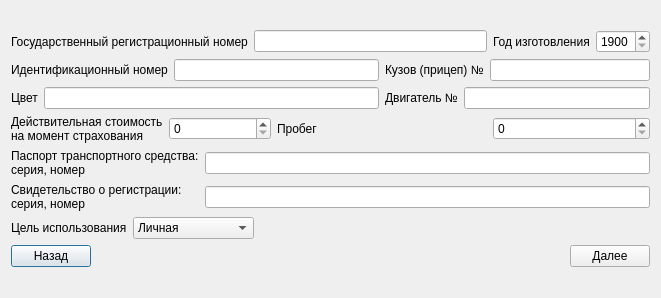
<?xml version="1.0" encoding="UTF-8"?>
<ui version="4.0">
 <class>CascoTsInfoDialog</class>
 <widget class="QDialog" name="CascoTsInfoDialog">
  <property name="geometry">
   <rect>
    <x>0</x>
    <y>0</y>
    <width>661</width>
    <height>298</height>
   </rect>
  </property>
  <property name="windowTitle">
   <string>Dialog</string>
  </property>
  <layout class="QVBoxLayout" name="verticalLayout_2">
   <item>
    <layout class="QVBoxLayout" name="verticalLayout">
     <item>
      <layout class="QGridLayout" name="gridLayout">
       <item row="0" column="0" colspan="4">
        <layout class="QHBoxLayout" name="horizontalLayout_2">
         <item>
          <widget class="QLabel" name="label_7">
           <property name="text">
            <string>Государственный регистрационный номер</string>
           </property>
          </widget>
         </item>
         <item>
          <widget class="QLineEdit" name="gosNumber"/>
         </item>
        </layout>
       </item>
       <item row="0" column="4">
        <layout class="QHBoxLayout" name="horizontalLayout_3">
         <item>
          <widget class="QLabel" name="label_4">
           <property name="text">
            <string>Год изготовления</string>
           </property>
          </widget>
         </item>
         <item>
          <widget class="QSpinBox" name="yearSpinBox">
           <property name="sizePolicy">
            <sizepolicy hsizetype="Minimum" vsizetype="Fixed">
             <horstretch>0</horstretch>
             <verstretch>0</verstretch>
            </sizepolicy>
           </property>
           <property name="minimum">
            <number>1900</number>
           </property>
           <property name="maximum">
            <number>2013</number>
           </property>
          </widget>
         </item>
        </layout>
       </item>
       <item row="1" column="0" colspan="3">
        <layout class="QHBoxLayout" name="horizontalLayout">
         <item>
          <widget class="QLabel" name="label_2">
           <property name="text">
            <string>Идентификационный номер</string>
           </property>
          </widget>
         </item>
         <item>
          <widget class="QLineEdit" name="vinLineEdit"/>
         </item>
        </layout>
       </item>
       <item row="1" column="3" colspan="2">
        <layout class="QHBoxLayout" name="horizontalLayout_4">
         <item>
          <widget class="QLabel" name="label_9">
           <property name="text">
            <string>Кузов (прицеп) №</string>
           </property>
          </widget>
         </item>
         <item>
          <widget class="QLineEdit" name="trackLineEdit"/>
         </item>
        </layout>
       </item>
       <item row="2" column="0" colspan="3">
        <layout class="QHBoxLayout" name="horizontalLayout_5">
         <item>
          <widget class="QLabel" name="label">
           <property name="text">
            <string>Цвет</string>
           </property>
          </widget>
         </item>
         <item>
          <widget class="QLineEdit" name="color"/>
         </item>
        </layout>
       </item>
       <item row="2" column="3" colspan="2">
        <layout class="QHBoxLayout" name="horizontalLayout_6">
         <item>
          <widget class="QLabel" name="label_3">
           <property name="text">
            <string>Двигатель №</string>
           </property>
          </widget>
         </item>
         <item>
          <widget class="QLineEdit" name="engineNum"/>
         </item>
        </layout>
       </item>
       <item row="3" column="0">
        <widget class="QLabel" name="label_5">
         <property name="text">
          <string>Действительная стоимость 
на момент страхования</string>
         </property>
        </widget>
       </item>
       <item row="3" column="1">
        <widget class="QSpinBox" name="spinBox">
         <property name="maximum">
          <number>100000000</number>
         </property>
        </widget>
       </item>
       <item row="3" column="2" colspan="2">
        <widget class="QLabel" name="label_8">
         <property name="text">
          <string>Пробег</string>
         </property>
        </widget>
       </item>
       <item row="3" column="4">
        <widget class="QSpinBox" name="mileage">
         <property name="maximum">
          <number>1000000</number>
         </property>
        </widget>
       </item>
      </layout>
     </item>
     <item>
      <layout class="QGridLayout" name="gridLayout_2">
       <item row="0" column="0">
        <widget class="QLabel" name="label_6">
         <property name="text">
          <string>Паспорт транспортного средства:
серия, номер</string>
         </property>
        </widget>
       </item>
       <item row="0" column="1">
        <widget class="QLineEdit" name="ptsData"/>
       </item>
       <item row="1" column="0">
        <widget class="QLabel" name="label_10">
         <property name="text">
          <string>Свидетельство о регистрации:
серия, номер</string>
         </property>
        </widget>
       </item>
       <item row="1" column="1">
        <widget class="QLineEdit" name="stsData"/>
       </item>
      </layout>
     </item>
     <item>
      <layout class="QHBoxLayout" name="horizontalLayout_7">
       <item>
        <widget class="QLabel" name="label_11">
         <property name="text">
          <string>Цель использования</string>
         </property>
        </widget>
       </item>
       <item>
        <widget class="QComboBox" name="usingType">
         <item>
          <property name="text">
           <string>Личная</string>
          </property>
         </item>
         <item>
          <property name="text">
           <string>Учебная</string>
          </property>
         </item>
         <item>
          <property name="text">
           <string>Такси</string>
          </property>
         </item>
         <item>
          <property name="text">
           <string>Грузоперевозки</string>
          </property>
         </item>
        </widget>
       </item>
       <item>
        <spacer name="horizontalSpacer_2">
         <property name="orientation">
          <enum>Qt::Horizontal</enum>
         </property>
         <property name="sizeHint" stdset="0">
          <size>
           <width>40</width>
           <height>20</height>
          </size>
         </property>
        </spacer>
       </item>
      </layout>
     </item>
     <item>
      <layout class="QHBoxLayout" name="horizontalLayout_9">
       <item>
        <widget class="QPushButton" name="prevButton">
         <property name="text">
          <string>Назад</string>
         </property>
        </widget>
       </item>
       <item>
        <spacer name="horizontalSpacer">
         <property name="orientation">
          <enum>Qt::Horizontal</enum>
         </property>
         <property name="sizeHint" stdset="0">
          <size>
           <width>458</width>
           <height>20</height>
          </size>
         </property>
        </spacer>
       </item>
       <item>
        <widget class="QPushButton" name="nextButton">
         <property name="text">
          <string>Далее</string>
         </property>
        </widget>
       </item>
      </layout>
     </item>
    </layout>
   </item>
  </layout>
 </widget>
 <resources/>
 <connections/>
</ui>
